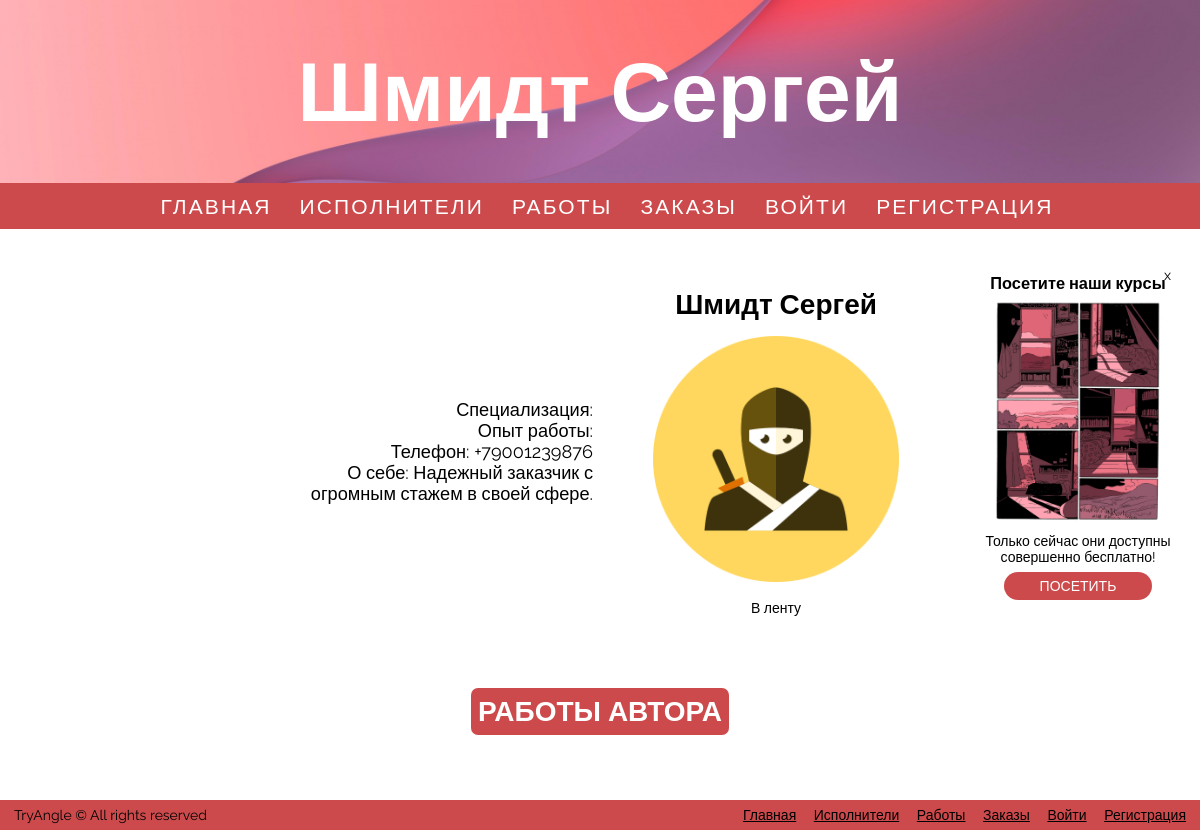
The page /artists.html/1 on the database its author committed.
### app.py (models this page shows)
class User(UserMixin, db.Model):
    id = db.Column(db.Integer, primary_key=True)
    email = db.Column(db.String(100), unique=True)
    password = db.Column(db.String(100), nullable=False)
    surname = db.Column(db.String(50), nullable=False)
    name = db.Column(db.String(50), nullable=False)
    phone = db.Column(db.String(15), nullable=False)
    isartist = db.Column(db.Boolean, nullable=False)
    artist_specialization = db.Column(db.String(50))
    artist_exp = db.Column(db.Integer)
    customer_company = db.Column(db.String(100))
    customer_sphere = db.Column(db.String(50))
    about = db.Column(db.Text, nullable=False)

### app.py (the view)
@app.route("/artists.html/<int:id>")
def artist_detail(id):
    userr = User.query.get(id)
    works = Work.query.filter_by(artist=userr.id).all()
    users = User.query.order_by(User.id.desc()).all()
    return render_template("user.html", user=userr, authenticated=current_user.is_authenticated, works=works, users=users)

### templates/user.html (shortened to what this page needs)
<!DOCTYPE html>
<html lang='en-EN'>
<head>
  <link href='../static/styles.css' rel='stylesheet'>
</head>
<body>
  <div class='wrapper'>
  <header>
      <h1>{{user.surname}} {{user.name}}</h1>
  </header>
  <nav>
      <a href='/' title='Главная'>Главная</a>
      <a href='/artists.html' title='Исполнители'>Исполнители</a>
      <a href='/completes.html' title='Работы'>Работы</a>
      <a href='/requests.html' title='Заказы'>Заказы</a>
      {% if not authenticated %}
      <a href='/login.html' title='Войти'>Войти</a>
      <a href='/signup.html' title='Регистрация'>Регистрация</a>
      {% endif %}
  </nav>
  <main>
    <div class='ad'>
      <p class='close' onclick='hideAd()'>x</p>
      <h3>Посетите наши курсы</h3>
      <img src='../static/src/ad.png' alt='Курсы'>
      <p>Только сейчас они доступны совершенно бесплатно!</p>
      <a href='https://skillbox.ru/' title='Курсы'><p class='button'>Посетить</p></a>
    </div>
    <div class='section'>
      <div class='left'>
        <p>Специализация: {{user.artist_specialization}}</p>
        <p>Опыт работы: {{user.artist_exp}}</p>
        <p>Телефон: {{user.phone}}</p>
        <p>О себе: {{user.about}}</p>
      </div>
      <div class='line'>
        <br>
        <h2>{{user.surname}} {{user.name}}</h2>
        <img src='../static/src/member_icon2.png' alt='Исполнитель' class='boss'>
        <br>
        <a href='/artists.html'><div class='card'>В ленту</div></a>
      </div>
    </div>
    <h2 class='outer-header'>Работы автора</h2>
    <div class='section center last'>
    </div>
  </main>
  <div class='footer'>
    <div><p>TryAngle &#169 All rights reserved</p></div>
    <div>
      <a href='/' title='Главная'>Главная</a>
      <a href='/artists.html' title='Исполнители'>Исполнители</a>
      <a href='/completes.html' title='Работы'>Работы</a>
      <a href='/requests.html' title='Заказы'>Заказы</a>
      {% if not authenticated %}
      <a href='/login.html' title='Войти'>Войти</a>
      <a href='/signup.html' title='Регистрация'>Регистрация</a>
      {% endif %}
    </div>
  </div>
  </div>
</body>
</html>

### rows shown on the page
User: surname "Шмидт", name "Сергей", phone "+79001239876", about "Надежный заказчик с огромным стажем в своей сфере."
